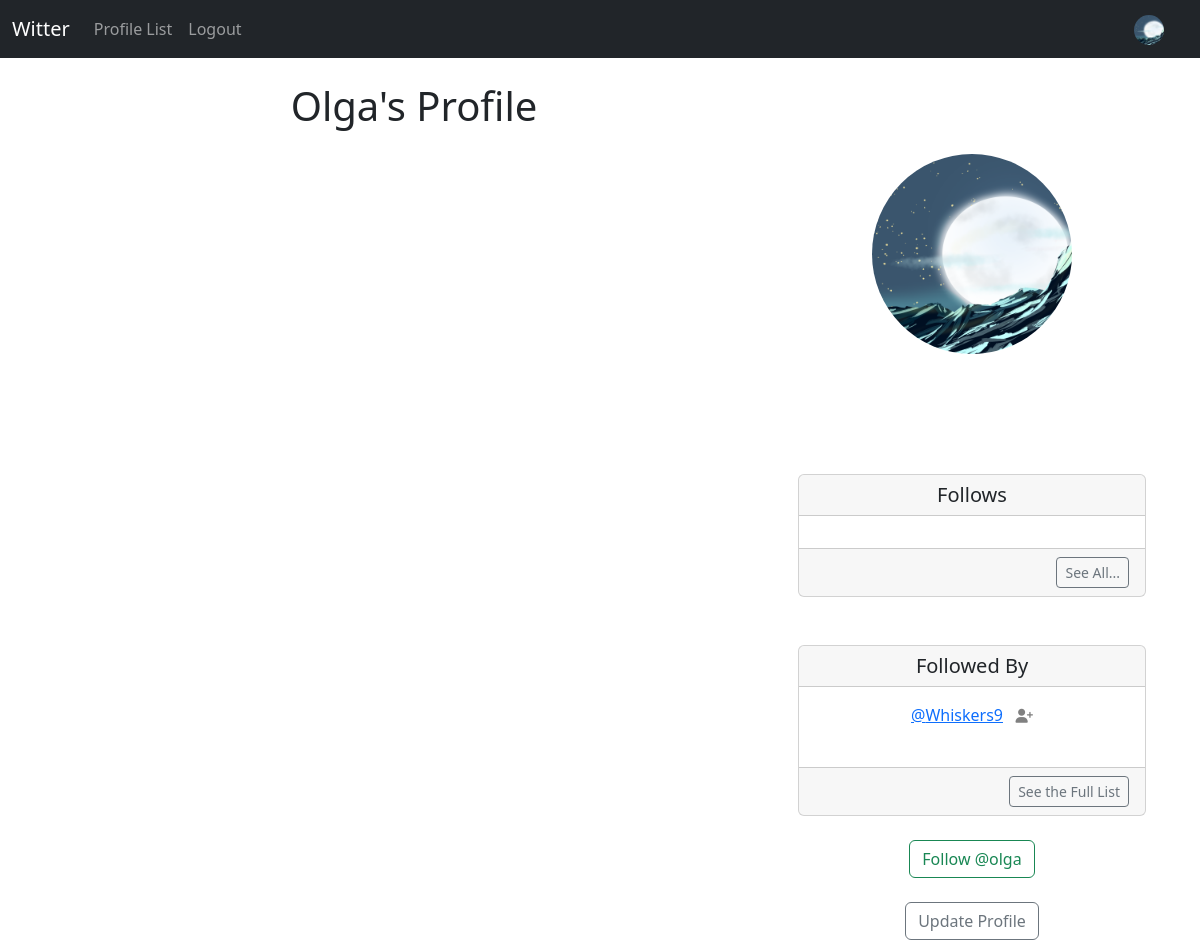
/profile/1 (signed in), run on an earlier commit of the app's database.
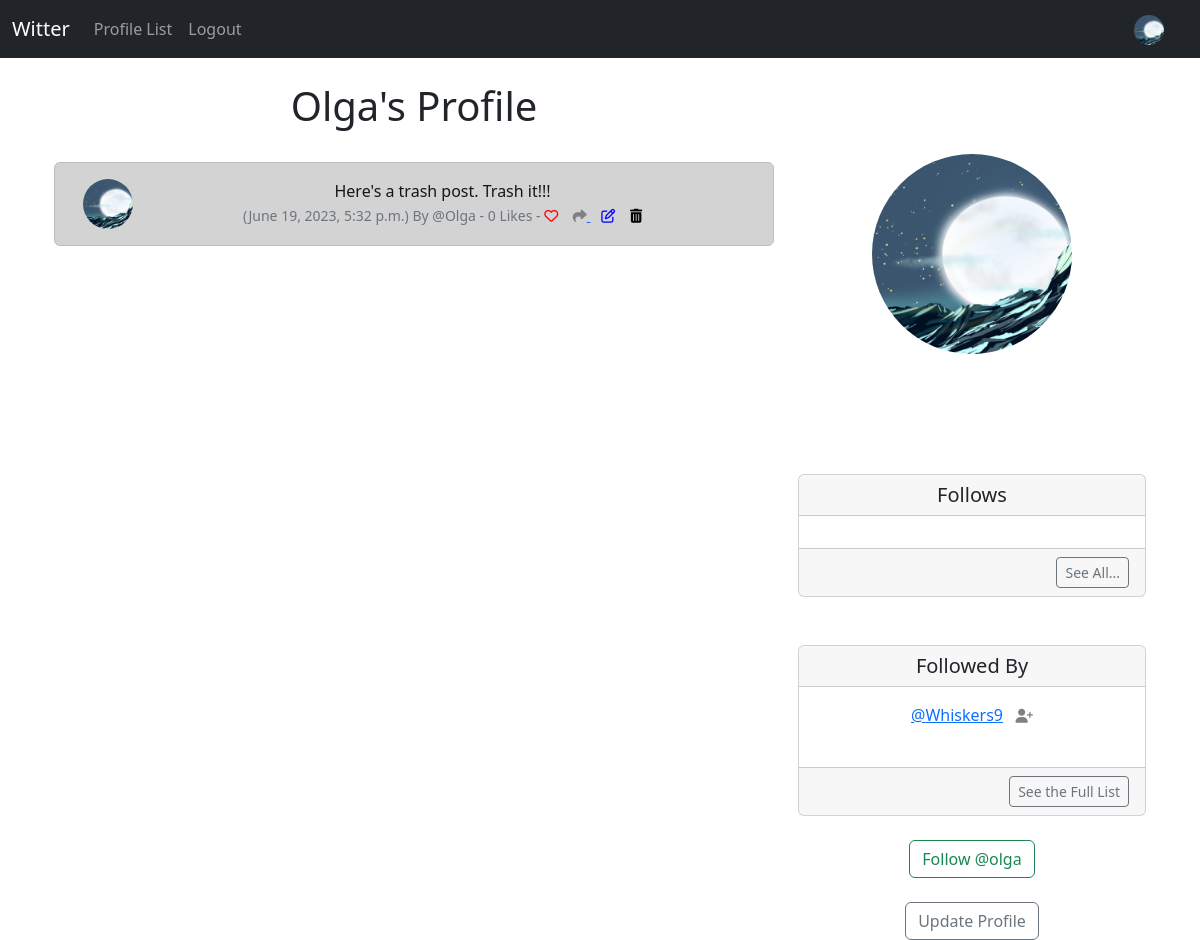
And on a later commit of the database.
### witter_app/models.py (models this page shows, shortened)
class Profile(models.Model):
	user = models.OneToOneField(User, on_delete=models.CASCADE)
	follows = models.ManyToManyField("self",
		related_name="followed_by",
		symmetrical=False,
		blank=True)
	date_modified = models.DateTimeField(User, auto_now=True)
	profile_image = models.ImageField(null=True, blank=True, upload_to="images/")
	profile_bio = models.CharField(null=True, blank=True, max_length=500)
	homepage_link = models.CharField(null=True, blank=True, max_length=120)
	facebook_link = models.CharField(null=True, blank=True, max_length=120)
	instagram_link = models.CharField(null=True, blank=True, max_length=120)
	linkedin_link = models.CharField(null=True, blank=True, max_length=120)
	def __str__(self):
		return self.user.username

class Post(models.Model):
	user = models.ForeignKey(
		User, related_name="posts",
		on_delete=models.DO_NOTHING
		)
	body = models.CharField(max_length=500)
	created_at = models.DateTimeField(auto_now_add=True)
	likes = models.ManyToManyField(User, related_name="post_like", blank=True)
	def number_of_likes(self):
		return self.likes.count()

### witter_app/views.py (the view, shortened to what this page needs)
# urls.py: path('profile/<int:pk>', views.profile, name='profile'),
def profile(request, pk):
	if request.user.is_authenticated:
		profile = Profile.objects.get(user_id=pk)
		posts = Post.objects.filter(user_id=pk).order_by("-created_at")
		return render(request, "profile.html", {"profile":profile, "posts": posts})
	else:
		messages.success(request, ("Please log in to view this awesome content"))
		return redirect('home')

### witter_app/templates/profile.html (shortened to what this page needs)
{% extends 'base.html' %}
{% load static %}
{% block content %}
{% if profile %}
	<div class="container text-center">
		<div class="row">
			<div class="col-8">
				<h1>{{ profile.user.username }}'s Profile</h1>
				<br/>
				{% if posts %}
					{% for post in posts %}
			<div class="alert alert-dark" role="alert">
	<div class="container">
		<div class="row">
			<div class="col-1">
				{% if profile.profile_image %}
				<img src="{{ profile.profile_image.url }}" width=50 height=50 class="rounded-circle" alt="{{ profile.user.username }}">
				{% else %}
				<img src="{% static 'images/default_profile_pic.png' %}" width=50 height=50 class="rounded-circle" alt="{{ profile.user.username }}">
				{% endif %}
			</div>
			<div class="col-11">
						  {{ post.body }}<br/>
			  				<small class="text-muted">
			  					({{ post.created_at}}) By
			  					@{{ post.user.username }}
			  		- {{ post.number_of_likes }} Likes -
			  		{% if user in post.likes.all %}
				  	  <a href="{% url 'post_like' post.id %}"><i class="fa-solid fa-heart" style='color:red'></i></a>
				  	{% else %}
				  		<a href="{% url 'post_like' post.id %}"><i class="fa fa-heart-o" style="color:red"></i></a>
				  	{% endif %}
		  	<a href="{% url 'post_show' post.id %}">
	<i class="fa-solid fa-share" style="color:gray"></i>
		  	</a>
			{% if request.user.username == profile.user.username %}
			<a href="{% url 'post_edit' post.id %}"><i class="fa fa-edit" style="color:rgb(4, 0, 255)"></i></a>
			<a href="{% url 'post_delete' post.id %}"><i class="fa fa-trash" style="color:rgb(0, 0, 0)"></i></a>
			{% endif %}
			  				</small>
						</div><br/><br/>
			</div>
		</div>
	</div>
					{% endfor %}
				{% endif %}
			</div>
			<div class="col-4">
				<br/><br/><br/>
				{% if profile.profile_image %}
				<img src="{{ profile.profile_image.url }}" class="rounded-circle" width=200 height=200>
				<br/><br/>
				{% endif %}
<br/><br/>
<br/><br/>
				<div class="card">
  <h5 class="card-header">Follows</h5>
  <div class="card-body">
  </div>
  <div class="card-footer text-end">
    <a href="{% url 'follows' profile.user.id %}"
    class="btn btn-sm btn-outline-secondary">See All...</a>
  </div>
</div>
			<br/><br/>
			<div class="card">
  <h5 class="card-header">Followed By</h5>
  <div class="card-body">
    <p class="card-text">
    	{% for following in profile.followed_by.all|slice:5 %}
				<a href="{% url 'profile' following.user.id %}">@{{ following }}</a>&nbsp;&nbsp;
				{% if following in profile.follows.all %}
				 <a href="{% url 'unfollow' following.user.id %}">
	<i class="fa fa-user-minus small" style="color:gray"></i>
</a>
				 {% else %}
				 <a href="{% url 'follow' following.user.id %}">
	<i class="fa fa-user-plus small" style="color:gray"></i>
</a>
				 {% endif %}
				<br/>
			{% endfor %}
			<br/>
    </p>
  </div>
  <div class="card-footer text-end">
    <a href="{% url 'followers' profile.user.id %}"
    class="btn btn-sm btn-outline-secondary">See the Full List</a>
  </div>
</div>
<br/>
<form method=POST>
{% if profile in user.profile.follows.all %}
 	<button class="btn btn-outline-danger" name="follow" value="unfollow" type="submit">
 		Unfollow @{{ profile.user.username|lower}}
 	</button>
{% else %}
	<button class="btn btn-outline-success" name="follow" value="follow" type="submit">
 		Follow @{{ profile.user.username|lower}}
 	</button>
{% endif %}
</form>
<br/>
	{% if request.user.id == profile.user.id %}
		<a href="{% url 'update_user' %}" class="btn btn-outline-secondary">Update Profile</a>
	{% endif %}
			</div>
		</div>
	</div>
{% endif %}
{% endblock %}

### witter_app/templates/base.html (shortened to what this page needs)
<!doctype html>
<html lang="en">
  <head>
    <link href="https://cdn.jsdelivr.net/npm/bootstrap@5.2.3/dist/css/bootstrap.min.css" rel="stylesheet">
  </head>
  <body>
    {% include 'navbar.html'%}
    <div class="container">
      <br/>
      {% block content %}
      {% endblock %}
    </div>
  </body>
</html>

### witter_app/templates/navbar.html (shortened to what this page needs)
{% load static %}
<nav class="navbar navbar-expand-lg navbar-dark bg-dark">
  <div class="container-fluid">
    <a class="navbar-brand" href="{% url 'home' %}">Witter</a>
    <div class="collapse navbar-collapse" id="navbarSupportedContent">
      <ul class="navbar-nav me-auto mb-2 mb-lg-0">
        <li class="nav-item">
          <a class="nav-link"
          href="{% url 'profile_list' %}">Profile List</a>
        </li>
        {% if user.is_authenticated %}
        <li class="nav-item">
          <a class="nav-link"
          href="{% url 'logout' %}">Logout</a>
        </li>
        {% endif %}
      </ul>
      {% if user.is_authenticated %}
        <ul class="navbar-nav ml-auto">
          <li class="nav-link navbar-brand">
            <a href="{% url 'profile' request.user.id %}">
{% if user.profile.profile_image %}
<img src="{{ user.profile.profile_image.url }}" class="rounded-circle" width=30>
{% else %}
    <img src="{% static 'images/default_profile_pic.png' %}" class="img-fluid rounded-circle" alt="Profile Image" width=30>
{% endif %}
            </a>
          </li>
        </ul>
      {% endif %}
    </div>
  </div>
</nav>

What changed in the data, as far as the page shows it:
added Post: profile_image (picture), body "Here's a trash post. Trash it!!!", created_at "June 19, 2023, 5:32 p.m.", user.username "Olga", number_of_likes "0"
